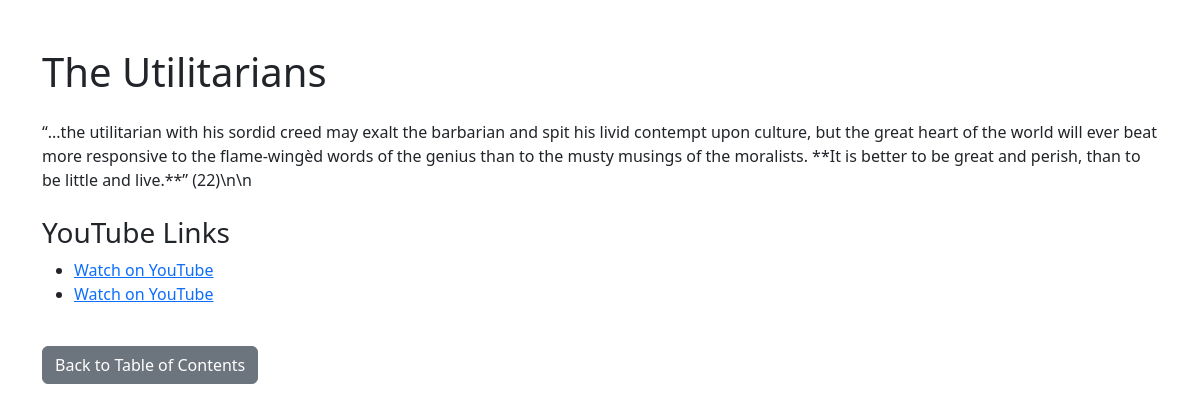
The app's page /subheading/4/ with its own data.
### books/models.py (models this page shows, shortened)
class Subheading(models.Model):
    chapter = models.ForeignKey(Chapter, related_name="subheadings", on_delete=models.CASCADE)
    title = models.CharField(max_length=255)
    order = models.PositiveIntegerField()
    text = models.TextField(blank=True, null=True)

class YouTubeLink(models.Model):
    url = models.URLField()
    description = models.CharField(max_length=255, blank=True, null=True)
    chapter = models.ForeignKey(Chapter, related_name="youtube_links", on_delete=models.CASCADE, blank=True, null=True)
    subheading = models.ForeignKey(Subheading, related_name="youtube_links", on_delete=models.CASCADE, blank=True, null=True)
    subheading2 = models.ForeignKey(Subheading2, related_name="youtube_links", on_delete=models.CASCADE, blank=True, null=True)

### books/views.py (the view)
# urls.py: path('subheading/<int:pk>/', views.subheading_detail, name='subheading_detail'),
def subheading_detail(request, pk):
    subheading = get_object_or_404(Subheading, pk=pk)
    return render(request, 'books/subheading_detail.html', {'subheading': subheading})

### books/templates/books/subheading_detail.html (shortened to what this page needs)
<!DOCTYPE html>
<html lang="en">
<head>
    <link href="https://cdn.jsdelivr.net/npm/bootstrap@5.3.0-alpha1/dist/css/bootstrap.min.css" rel="stylesheet">
</head>
<body>
<div class="container my-5">
    <h1>{{ subheading.title }}</h1>
    {% if subheading.text %}
        <div class="mt-4">
            <p>{{ subheading.text }}</p>
        </div>
    {% endif %}
{% if subheading.youtube_links.exists %}
<h3 class="mt-4">YouTube Links</h3>
<ul>
    {% for link in subheading.youtube_links.all %}
        <li>
            <a href="{{ link.url }}" target="_blank">{{ link.description|default:"Watch on YouTube" }}</a>
        </li>
    {% endfor %}
</ul>
{% endif %}
    <a href="{% url 'table_of_contents' %}" class="btn btn-secondary mt-4">Back to Table of Contents</a>
</div>
</body>
</html>

### records on screen
Subheading: title "The Utilitarians", text "“...the utilitarian with his sordid creed may exalt the barbarian and spit his livid contempt upon culture, but the great heart of the world will ever beat more responsive to the flame-wingèd words of the genius than to the musty musings of the moralists. **It is better to be great and perish, than to be little and live.**” (22)\\n\\n"
YouTubeLink: description "Watch on YouTube"
YouTubeLink: description "Watch on YouTube"
